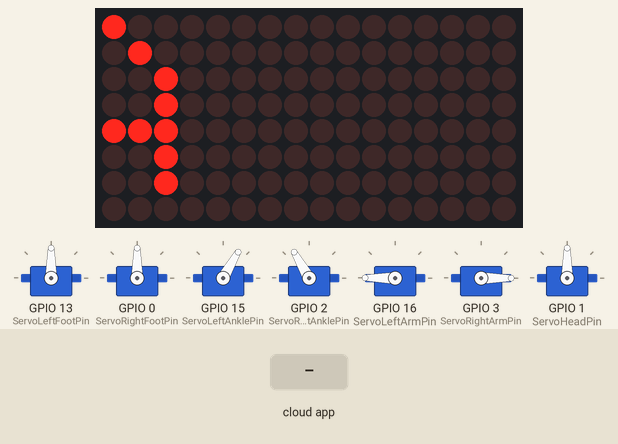
The sketch below on a simulated ESP8266 (Wemos D1 mini). Parts: 7 × servo, 16×8 LED matrix. Inputs (shaded band) come from the test bench. The RemoteXY app is connected; what the sketch prints to the serial monitor is not drawn.

Above: at 2.9 s.
5.3 s: the phone or cloud app sets J_y to -100
At 8.0 s:
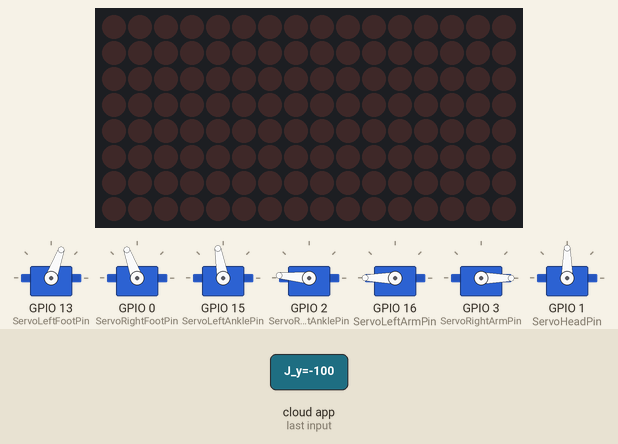
8.2 s: the phone or cloud app sets button_X to 1
At 9.1 s:
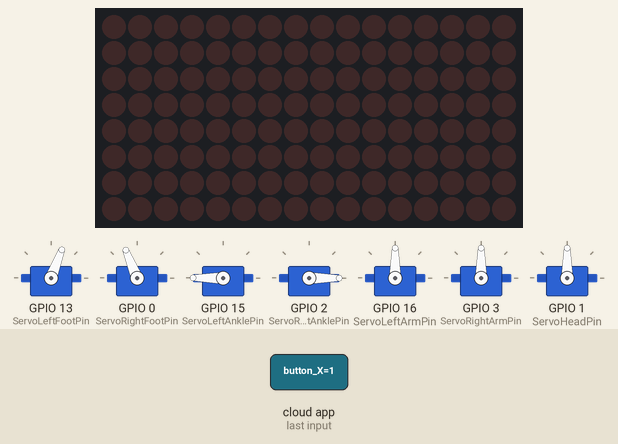
10.2 s: the phone or cloud app sets J_x to -100
At 11.1 s:
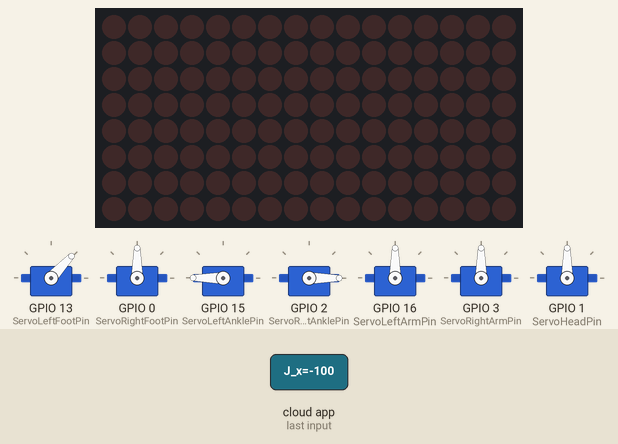
12.7 s: the phone or cloud app sets button_Y to 1
At 15.16 s:
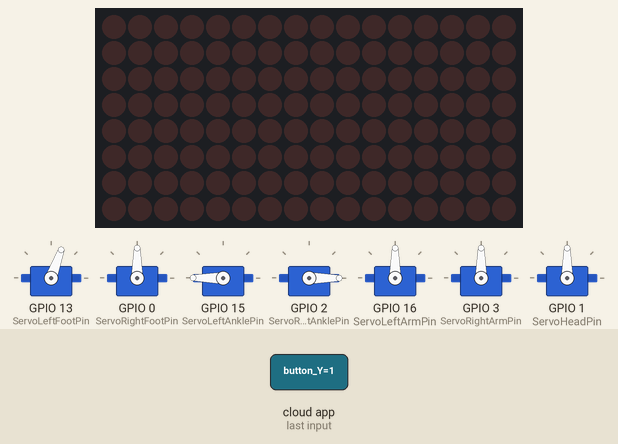
15.7 s: the phone or cloud app sets button_B to 1
18.7 s: the phone or cloud app sets J_y to 100
At 21.16 s:
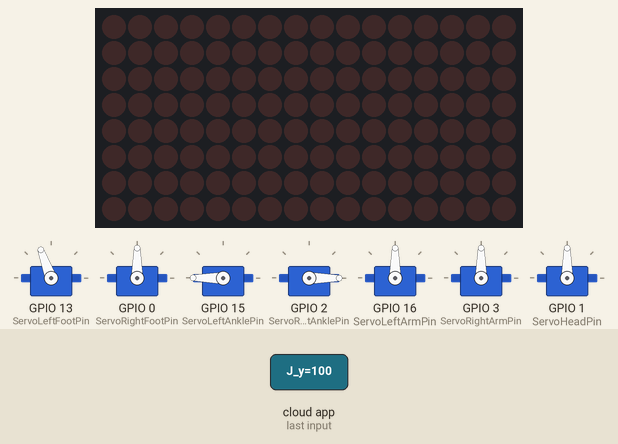
Timing chart, 0 to 22.7 s (numbered marks = the images above; inputs shaded):
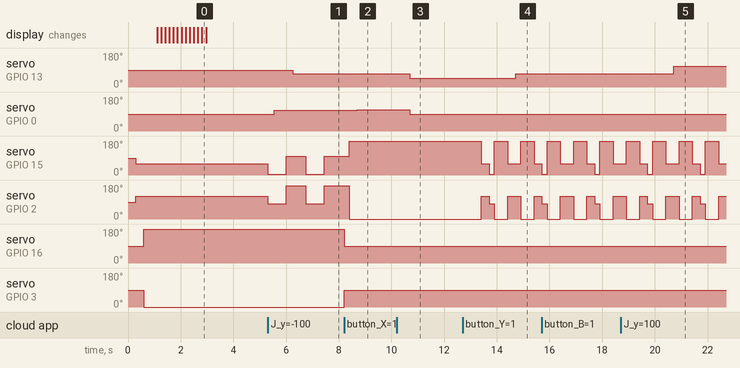

The sketch:

OttoNinja_App_matrix.ino
```cpp
// PINOUT FOR ESP8266

// A0 = GPIO A0        TX = GPIO 1
// D0 = GPIO 16        RX = GPIO 3
// D5 = GPIO 14        D1 = GPIO 5
// D6 = GPIO 12        D2 = GPIO 4
// D7 = GPIO 13        D3 = GPIO 0
// D8 = GPIO 15        D4 = GPIO 2
//                     S3 = GPIO 9
//                     SK = GPIO 10

/*
   -- remote control car wemos --

   This source code of graphical user interface
   has been generated automatically by RemoteXY editor.
   To compile this code using RemoteXY library 2.4.3 or later version
   download by link http://remotexy.com/en/library/
   To connect using RemoteXY mobile app by link http://remotexy.com/en/download/
     - for ANDROID 4.5.1 or later version;
     - for iOS 1.4.1 or later version;

   This source code is free software; you can redistribute it and/or
   modify it under the terms of the GNU Lesser General Public
   License as published by the Free Software Foundation; either
   version 2.1 of the License, or (at your option) any later version.
*/

//////////////////////////////////////////////
//        RemoteXY include library          //
//////////////////////////////////////////////

// RemoteXY select connection mode and include library
#define REMOTEXY_MODE__ESP8266WIFI_LIB_POINT
#include <ESP8266WiFi.h>

#include <RemoteXY.h>

#include <Servo.h>
#include <SPI.h>
#include <Wire.h>
#include <Adafruit_GFX.h>
#include <Adafruit_LEDBackpack.h>

Adafruit_8x16matrix matrix = Adafruit_8x16matrix();

// RemoteXY connection settings
#define REMOTEXY_WIFI_SSID "OTTO NINJA"
#define REMOTEXY_WIFI_PASSWORD "12345678"
#define REMOTEXY_SERVER_PORT 6377


// RemoteXY configurate
#pragma pack(push, 1)
uint8_t RemoteXY_CONF[] =
  { 255,6,0,0,0,66,0,13,8,0,
  5,32,3,12,41,41,1,26,31,1,
  3,79,16,16,12,1,31,82,240,159,
  166,190,0,1,3,56,39,18,12,1,
  31,240,159,146,191,0,1,3,79,39,
  17,12,1,31,240,159,166,191,0,1,
  3,56,16,17,12,1,31,76,240,159,
  166,190,0 };

// this structure defines all the variables and events of your control interface
struct {

    // input variables
  int8_t J_x; // =-100..100 x-coordinate joystick position
  int8_t J_y; // =-100..100 y-coordinate joystick position
  uint8_t button_B; // =1 if button pressed, else =0
  uint8_t button_X; // =1 if button pressed, else =0
  uint8_t button_Y; // =1 if button pressed, else =0
  uint8_t button_A; // =1 if button pressed, else =0

    // other variable
  uint8_t connect_flag;  // =1 if wire connected, else =0

} RemoteXY;
#pragma pack(pop)

/////////////////////////////////////////////
//           END RemoteXY include          //
/////////////////////////////////////////////


//CALIBRATION SETTINGS:


////////// 2:

// Left foot forward walking rotation Speed
int LFFWRS= 20;    // 0 = Slowest   90 = Fastest  Default = 12

// Right foot forward walking rotation Speed
int RFFWRS= 20;   // 0 = Slowest   90 = Fastest  Default = 12

////////// 3:

// Left foot Backward walking rotation Speed
int LFBWRS= 20;   // 0 = Slowest   90 = Fastest  Default = 12

// Right foot Backward walking rotation Speed
int RFBWRS= 20;   // 0 = Slowest   90 = Fastest  Default = 12

////////// 4:

// Left Ankle standing Position
int LA0= 60;    // 0 = Full Tilt Right   180 = Full Tilt Left   Default = 60

// Right Ankle standing position
int RA0= 120;   // 0 = Full Tilt Right   180 = Full Tilt Left   Default = 120

////////// 5:

// Left Ankle tilt left walking position
int LATL= 100;   // 0 = Full Tilt Right   180 = Full Tilt Left   Default BASIC = 85   Default HUMANOID = 80

// Right Ankle tilt left walking position
int RATL= 175;  // 0 = Full Tilt Right   180 = Full Tilt Left   Default BASIC = 175   Default HUMANOID = 150

// Left Ankle tilt right walking position
int LATR= 5;   // 0 = Full Tilt Right   180 = Full Tilt Left   Default BASIC = 5   Default HUMANOID = 30

// Right Ankle tilt right walking position
int RATR= 80;  // 0 = Full Tilt Right   180 = Full Tilt Left   Default BASIC = 95  Default HUMANOID = 100

////////// 6:

// Left Ankle roll Position
int LA1= 180;   // 0 = Full Tilt Right   180 = Full Tilt Left   Default = 170

// Right Ankle roll position
int RA1= 0;    // 0 = Full Tilt Right   180 = Full Tilt Left   Default = 10


////////////////////////////////////////


int currentmillis1 = 0;
int currentmillis2 = 0;
int currentmillis3 = 0;


// Mode counter for biped/wheel mode
int ModeCounter = 0;


const uint8_t ServoLeftFootPin   = 13;     //D7
const uint8_t ServoLeftAnklePin  = 15;     //D8
const uint8_t ServoRightFootPin  = 0;      //D3
const uint8_t ServoRightAnklePin = 2;      //D4
const uint8_t ServoLeftArmPin    = 16;     //D0
const uint8_t ServoRightArmPin   = 3;      //RX
const uint8_t ServoHeadPin       = 1;      //TX

Servo myservoLeftFoot;
Servo myservoLeftAnkle;
Servo myservoRightFoot;
Servo myservoRightAnkle;

Servo myservoLeftArm;
Servo myservoRightArm;
Servo myservoHead;


void setup()
{

  myservoLeftFoot.attach(ServoLeftFootPin, 544, 2400);
  myservoRightFoot.attach(ServoRightFootPin, 544, 2400);
  myservoLeftAnkle.attach(ServoLeftAnklePin, 544, 2400);
  myservoRightAnkle.attach(ServoRightAnklePin, 544, 2400);

  myservoLeftArm.attach(ServoLeftArmPin, 544, 2400);
  myservoRightArm.attach(ServoRightArmPin, 544, 2400);

  myservoHead.attach(ServoHeadPin, 544, 2400);

  myservoHead.write(90);
  myservoLeftArm.write(90);
  myservoRightArm.write(90);
  delay(300);
  myservoLeftFoot.write(90);
  myservoRightFoot.write(90);
  myservoLeftAnkle.write(60);
  myservoRightAnkle.write(120);
  delay(300);
  myservoLeftArm.write(180);
  myservoRightArm.write(0);


  delay(500);

  myservoLeftFoot.detach();
  myservoRightFoot.detach();
  myservoLeftAnkle.detach();
  myservoRightAnkle.detach();

  myservoLeftArm.detach();
  myservoRightArm.detach();

  myservoHead.detach();

  Serial.begin(250000);


  matrix.begin(0x70);  // pass in the address

  matrix.setTextSize(1);
  matrix.setTextWrap(false);  // we dont want text to wrap so it scrolls nicely
  matrix.setTextColor(LED_ON);
  matrix.setRotation(1);
  for (int8_t x=7; x>=-50; x--)
  {
    matrix.clear();
    matrix.setCursor(x,0);
    matrix.print("NINJA");
    matrix.writeDisplay();
    delay(50);
  }

  RemoteXY_Init ();
}


void loop()
{
  RemoteXY_Handler ();

  if (RemoteXY.button_X == HIGH)
  {
      RobotSetRoll();
      ModeCounter = 1;
  }
  if (RemoteXY.button_Y == HIGH)
  {
      RobotSetWalk();
      ModeCounter = 0;
  }
  if (RemoteXY.button_A == HIGH)
  {
      RobotLeftArm();
  }


  if (RemoteXY.button_A == LOW)
  {
      RobotLeftArmDown();
  }


  if (RemoteXY.button_B == HIGH)
  {
      RobotRightArm();
  }

  if (RemoteXY.button_B == LOW)
  {
      RobotRightArmDown();
  }


  if (ModeCounter == 0)
  {
          if ((RemoteXY.J_x >= -10)&&(RemoteXY.J_x <= 10)&&(RemoteXY.J_y >= -10)&&(RemoteXY.J_y <= 10))
          {
             RobotWalkStop();
          }

          if (RemoteXY.J_y > 0)
          {
             int lt= map(RemoteXY.J_x, 100, -100, 200, 700);
             int rt= map(RemoteXY.J_x, 100, -100, 700, 200);
             int Interval1 = 250;
             int Interval2 = 250 + rt;
             int Interval3 = 250 + rt + 250;
             int Interval4 = 250 + rt + 250 + lt;
             int Interval5 = 250 + rt + 250 + lt + 50;

             if(millis() > currentmillis1 + Interval5)
             {
              currentmillis1 = millis();
             }


             if(millis() - currentmillis1 <= Interval1)
             {
                 myservoLeftAnkle.attach(ServoLeftAnklePin, 544, 2400);
                 myservoRightAnkle.attach(ServoRightAnklePin, 544, 2400);
                 myservoRightFoot.attach(ServoRightFootPin, 544, 2400);
                 myservoLeftFoot.attach(ServoLeftFootPin, 544, 2400);

                 myservoLeftAnkle.write(LATR);
                 myservoRightAnkle.write(RATR);
             }

             if((millis() - currentmillis1 >= Interval1)&&(millis() - currentmillis1 <= Interval2))
             {
                 myservoRightFoot.write(90-RFFWRS);

             }

             if((millis() - currentmillis1 >= Interval2)&&(millis() - currentmillis1 <= Interval3))
             {
                 myservoRightFoot.detach();
                 myservoLeftAnkle.write(LATL);
                 myservoRightAnkle.write(RATL);
             }

             if((millis() - currentmillis1 >= Interval3)&&(millis() - currentmillis1 <= Interval4))
             {
                 myservoLeftFoot.write(90+LFFWRS);
             }

             if((millis() - currentmillis1 >= Interval4)&&(millis() - currentmillis1 <= Interval5))
             {
              myservoLeftFoot.detach();
             }


          }


          if (RemoteXY.J_y < 0)
          {

             int lt= map(RemoteXY.J_x, 100, -100, 200, 700);
             int rt= map(RemoteXY.J_x, 100, -100, 700, 200);
             int Interval1 = 250;
             int Interval2 = 250 + rt;
             int Interval3 = 250 + rt + 250;
             int Interval4 = 250 + rt + 250 + lt;
             int Interval5 = 250 + rt + 250 + lt + 50;

             if(millis() > currentmillis1 + Interval5)
             {
              currentmillis1 = millis();
             }


             if(millis() - currentmillis1 <= Interval1)
             {
                 myservoLeftAnkle.attach(ServoLeftAnklePin, 544, 2400);
                 myservoRightAnkle.attach(ServoRightAnklePin, 544, 2400);
                 myservoRightFoot.attach(ServoRightFootPin, 544, 2400);
                 myservoLeftFoot.attach(ServoLeftFootPin, 544, 2400);

                 myservoLeftAnkle.write(LATR);
                 myservoRightAnkle.write(RATR);
             }

             if((millis() - currentmillis1 >= Interval1)&&(millis() - currentmillis1 <= Interval2))
             {
                 myservoRightFoot.write(90+RFBWRS);

             }

             if((millis() - currentmillis1 >= Interval2)&&(millis() - currentmillis1 <= Interval3))
             {
                 myservoRightFoot.detach();
                 myservoLeftAnkle.write(LATL);
                 myservoRightAnkle.write(RATL);
             }

             if((millis() - currentmillis1 >= Interval3)&&(millis() - currentmillis1 <= Interval4))
             {
                 myservoLeftFoot.write(90-LFBWRS);
             }

             if((millis() - currentmillis1 >= Interval4)&&(millis() - currentmillis1 <= Interval5))
             {
              myservoLeftFoot.detach();
             }


          }
      }


  if (ModeCounter == 1)
  {
      if ((RemoteXY.J_x >= -10)&&(RemoteXY.J_x <= 10)&&(RemoteXY.J_y >= -10)&&(RemoteXY.J_y <= 10))
      {
        RobotRollStop();
      }

      else
      {
        myservoLeftFoot.attach(ServoLeftFootPin, 544, 2400);
        myservoRightFoot.attach(ServoRightFootPin, 544, 2400);

        int LWS= map(RemoteXY.J_y, 100, -100, 135,    45);
        int RWS= map(RemoteXY.J_y, 100, -100,  45,   135);
        int LWD= map(RemoteXY.J_x, 100, -100,  45,     0);
        int RWD= map(RemoteXY.J_x, 100, -100,   0,   -45);

        myservoLeftFoot.write(LWS+LWD);
        myservoRightFoot.write(RWS+RWD);
      }
  }


 Serial.print("  X: ");
 Serial.print(RemoteXY.J_x);
 Serial.print("  Y: ");
 Serial.print(RemoteXY.J_y);
 Serial.print("  MC: ");
 Serial.println(ModeCounter);


}


void RobotStop()
{
  myservoLeftFoot.detach();
  myservoRightFoot.detach();
  myservoLeftAnkle.detach();
  myservoRightAnkle.detach();

}


void RobotSetWalk()
{
      myservoLeftArm.attach(ServoLeftArmPin, 544, 2400);
      myservoRightArm.attach(ServoRightArmPin, 544, 2400);
      myservoLeftArm.write(90);
      myservoRightArm.write(90);
      delay(200);
      myservoLeftArm.detach();
      myservoRightArm.detach();

      myservoLeftAnkle.attach(ServoLeftAnklePin, 544, 2400);
      myservoRightAnkle.attach(ServoRightAnklePin, 544, 2400);
      myservoLeftAnkle.write(LA0);
      myservoRightAnkle.write(RA0);
      delay(300);
      myservoLeftAnkle.detach();
      myservoRightAnkle.detach();

      myservoLeftArm.attach(ServoLeftArmPin, 544, 2400);
      myservoRightArm.attach(ServoRightArmPin, 544, 2400);
      myservoLeftArm.write(180);
      myservoRightArm.write(0);
      myservoLeftArm.detach();
      myservoRightArm.detach();
}


void RobotSetRoll()
{
      myservoLeftArm.attach(ServoLeftArmPin, 544, 2400);
      myservoRightArm.attach(ServoRightArmPin, 544, 2400);
      myservoLeftArm.write(90);
      myservoRightArm.write(90);
      delay(200);
      myservoLeftArm.detach();
      myservoRightArm.detach();
      myservoLeftAnkle.attach(ServoLeftAnklePin, 544, 2400);
      myservoRightAnkle.attach(ServoRightAnklePin, 544, 2400);
      myservoLeftAnkle.write(LA1);
      myservoRightAnkle.write(RA1);
      delay(300);
      myservoLeftAnkle.detach();
      myservoRightAnkle.detach();
      myservoLeftArm.attach(ServoLeftArmPin, 544, 2400);
      myservoRightArm.attach(ServoRightArmPin, 544, 2400);
      myservoLeftArm.write(180);
      myservoRightArm.write(0);
      myservoLeftArm.detach();
      myservoRightArm.detach();


}


void RobotWalkStop()
{
    myservoLeftFoot.write(90);
    myservoRightFoot.write(90);
    myservoLeftAnkle.write(LA0);
    myservoRightAnkle.write(RA0);

}


void RobotRollStop()
{
  myservoLeftFoot.write(90);
  myservoRightFoot.write(90);
  myservoLeftFoot.detach();
  myservoRightFoot.detach();
}


void RobotLeftArm()
{
      myservoLeftArm.attach(ServoLeftArmPin, 544, 2400);
      myservoLeftArm.write(90);
}


void RobotRightArm()
{
      myservoRightArm.attach(ServoRightArmPin, 544, 2400);
      myservoRightArm.write(90);
}


void RobotLeftArmDown()
{
      myservoLeftArm.write(180);
}


void RobotRightArmDown()
{
      myservoRightArm.write(0);
}
```

Measured:
- after the input at 5.3 s, servo on GPIO 13 (ServoLeftFootPin): 90° → 70° after 0.95 s; servo on GPIO 0 (ServoRightFootPin): 90° → 110° after 0.25 s; servo on GPIO 15 (ServoLeftAnklePin): alternates 100° for 0.75 s and 5° for 0.70 s, starting at once; servo on GPIO 2 (ServoRightAnklePin): alternates 175° for 0.75 s and 80° for 0.70 s, starting at once
- after the input at 8.2 s, servo on GPIO 13 (ServoLeftFootPin): 70° → 69° after 0.50 s; servo on GPIO 0 (ServoRightFootPin): 110° → 112° after 0.50 s; servo on GPIO 16 (ServoLeftArmPin): 180° → 90° at once; servo on GPIO 3 (ServoRightArmPin): 0° → 90° at once
- after the input at 10.2 s, servo on GPIO 13 (ServoLeftFootPin): 69° → 47° after 0.50 s; servo on GPIO 0 (ServoRightFootPin): 112° → 90° after 0.50 s
- after the input at 12.7 s, servo on GPIO 13 (ServoLeftFootPin): 47° → 70° after 2.0 s; servo on GPIO 15 (ServoLeftAnklePin): 180° → 60° after 0.71 s, → 5° 0.30 s later, → 180° 0.20 s later, → 60° 0.50 s later, … (6 changes in this stretch)
- after the input at 18.7 s, servo on GPIO 13 (ServoLeftFootPin): 70° → 110° after 2.0 s
